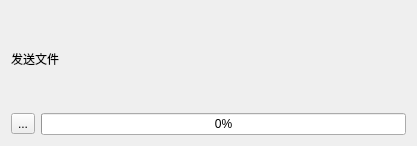
<?xml version="1.0" encoding="UTF-8"?>
<ui version="4.0">
 <class>SendFile</class>
 <widget class="QWidget" name="SendFile">
  <property name="geometry">
   <rect>
    <x>0</x>
    <y>0</y>
    <width>417</width>
    <height>146</height>
   </rect>
  </property>
  <property name="windowTitle">
   <string>Form</string>
  </property>
  <layout class="QVBoxLayout" name="verticalLayout">
   <item>
    <widget class="QLabel" name="label">
     <property name="text">
      <string>发送文件</string>
     </property>
    </widget>
   </item>
   <item>
    <layout class="QHBoxLayout" name="horizontalLayout">
     <item>
      <widget class="QToolButton" name="toolButton">
       <property name="text">
        <string>...</string>
       </property>
       <property name="icon">
        <iconset resource="res.qrc">
         <normaloff>:/image/WJ.png</normaloff>:/image/WJ.png</iconset>
       </property>
      </widget>
     </item>
     <item>
      <widget class="QProgressBar" name="progressBar">
       <property name="value">
        <number>0</number>
       </property>
      </widget>
     </item>
    </layout>
   </item>
  </layout>
 </widget>
 <resources>
  <include location="res.qrc"/>
 </resources>
 <connections/>
</ui>
